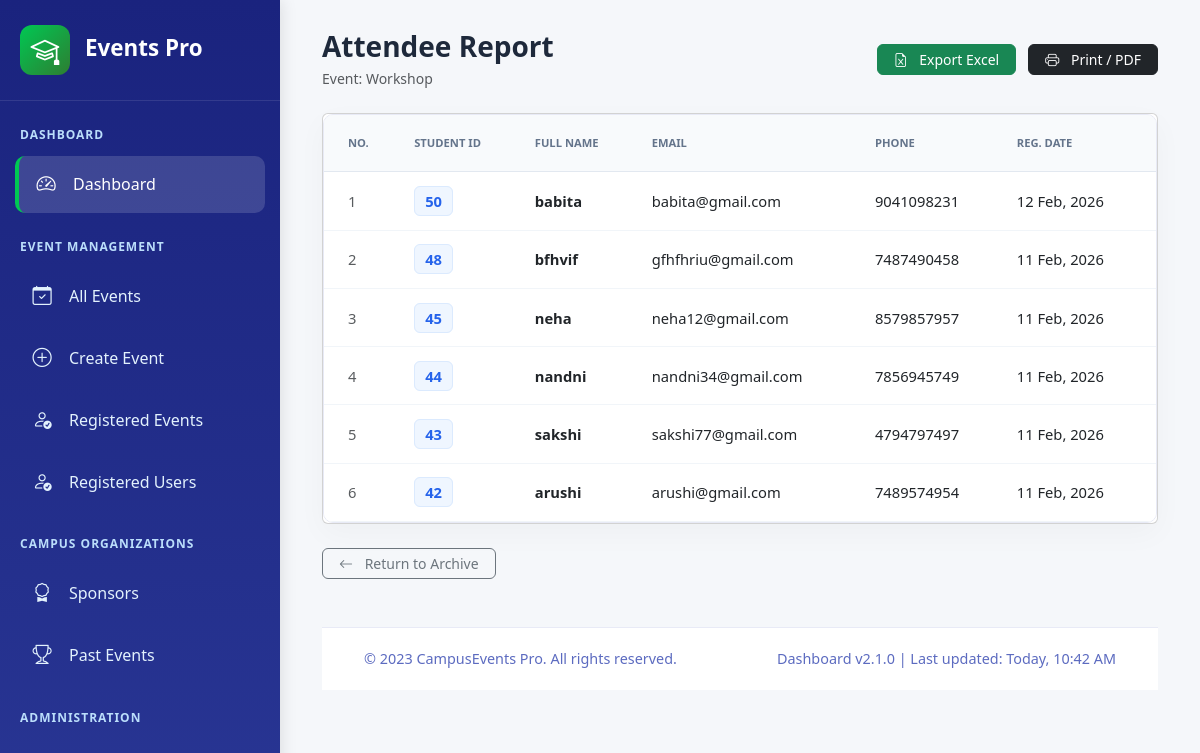
/admin/attendees.php?eid=18, run on the app's committed database.
### tables this page shows
CREATE TABLE `create_events` (
  `id` int(11) NOT NULL,
  `title` varchar(255) NOT NULL,
  `event_type` varchar(255) NOT NULL,
  `description` text NOT NULL,
  `event_image` varchar(255) DEFAULT NULL,
  `start_date` datetime NOT NULL,
  `end_date` datetime NOT NULL,
  `registration_deadline` datetime DEFAULT NULL,
  `vanue` varchar(255) NOT NULL,
  `capacity` int(255) NOT NULL,
  `status` varchar(50) DEFAULT 'upcoming',
  `event_date` date DEFAULT curdate()
);

CREATE TABLE `event_register` (
  `id` int(11) NOT NULL,
  `event_id` int(11) NOT NULL,
  `student_id` int(11) NOT NULL,
  `status` varchar(20) DEFAULT NULL,
  `add_dated` timestamp NOT NULL DEFAULT current_timestamp() ON UPDATE current_timestamp()
);

CREATE TABLE `student` (
  `id` int(11) NOT NULL,
  `Name` varchar(255) NOT NULL,
  `Email` varchar(255) NOT NULL,
  `Password` varchar(255) NOT NULL,
  `Phone` varchar(20) NOT NULL,
  `OTP` varchar(10) NOT NULL,
  `Status` tinyint(11) NOT NULL,
  `Add_dated` datetime(6) NOT NULL
);

### admin/attendees.php (the view, shortened to what this page needs)
<?php
include '../db_config.php';
$eid = mysqli_real_escape_string($conn, $_GET['eid']);
$event_info = mysqli_query($conn, "SELECT event_type, capacity FROM create_events WHERE id = '$eid'");
$event = mysqli_fetch_assoc($event_info);
$attendees_sql = "SELECT er.student_id, er.add_dated as reg_date, s.Name, s.Email, s.Phone
                  FROM event_register er
                  JOIN student s ON er.student_id = s.Id
                  WHERE er.event_id = '$eid'
                  ORDER BY er.id DESC";
$attendees_result = mysqli_query($conn, $attendees_sql);
$total_attendees = mysqli_num_rows($attendees_result);
?>
<!DOCTYPE html>
<html lang="en">
<head>
    <link rel="stylesheet" href="../assets/css/bootstrap.min.css">
    <link rel="stylesheet" href="https://cdn.jsdelivr.net/npm/bootstrap-icons@1.11.3/font/bootstrap-icons.min.css">
</head>
<body>
    <div class="leftbar-wrapper no-print">
        <?php include_once("leftbar.php"); ?>
    </div>
    <div class="main-content">
        <div class="container-fluid">
            <div class="row align-items-center mb-4 no-print">
                <div class="col-md-7">
                    <h2 class="page-title mb-1">Attendee Report</h2>
                    <p class="text-muted small mb-0">Event: <?= htmlspecialchars($event['event_type']) ?></p>
                </div>
                <div class="col-md-5 text-md-end mt-3 mt-md-0">
                    <button onclick="exportTableToExcel('attendeeTable', '<?= $event['event_type'] ?>_Attendees')" class="btn btn-success btn-sm px-3 rounded-2 me-2">
                        <i class="bi bi-file-earmark-excel me-2"></i> Export Excel
                    </button>
                    <button onclick="window.print()" class="btn btn-dark btn-sm px-3 rounded-2">
                        <i class="bi bi-printer me-2"></i> Print / PDF
                    </button>
                </div>
            </div>
            <div class="card main-card" id="printableArea">
                <div class="table-responsive">
                    <table class="table custom-table table-hover mb-0" id="attendeeTable">
                        <thead>
                            <tr>
                                <th class="ps-4">No.</th>
                                <th>Student ID</th>
                                <th>Full Name</th>
                                <th>Email</th>
                                <th>Phone</th>
                                <th class="pe-4">Reg. Date</th>
                            </tr>
                        </thead>
                        <tbody>
                            <?php
                            $count = 1;
                            if($total_attendees > 0):
                                while($row = mysqli_fetch_assoc($attendees_result)):
                            ?>
                            <tr>
                                <td class="ps-4 text-muted"><?= $count++ ?></td>
                                <td><span class="id-badge"><?= $row['student_id'] ?></span></td>
                                <td class="fw-bold text-dark"><?= htmlspecialchars($row['Name']) ?></td>
                                <td><?= htmlspecialchars($row['Email']) ?></td>
                                <td><?= htmlspecialchars($row['Phone']) ?></td>
                                <td class="pe-4"><?= date('d M, Y', strtotime($row['reg_date'])) ?></td>
                            </tr>
                            <?php endwhile; else: ?>
                            <tr><td colspan="6" class="text-center py-5 text-muted">No registrations found.</td></tr>
                            <?php endif; ?>
                        </tbody>
                    </table>
                </div>
            </div>
<div class="mt-4 d-flex justify-content-between align-items-center">
                <a href="past_events.php" class="btn btn-outline-secondary btn-sm px-3 rounded-2">
                    <i class="bi bi-arrow-left me-2"></i> Return to Archive
                </a>
		</div>
            <div class="no-print mt-5">
                <?php include_once("footer.php"); ?>
            </div>
        </div>
    </div>
</body>
</html>

### admin/css/style.css (style rules this page uses)
:root { --primary-color: #1a73e8; --secondary-color: #0d47a1; --accent-color: #00c853; --warning-color: #ff9800; --danger-color: #f44336; --campus-purple: #7b1fa2; --campus-teal: #0097a7; --light-color: #f8f9fa; --dark-color: #212529; --sidebar-width: 280px; --header-height: 70px; --card-shadow: 0 4px 20px rgba(0, 0, 0, 0.08); --transition: all 0.3s cubic-bezier(0.25, 0.8, 0.25, 1); }
* { margin: 0; padding: 0; box-sizing: border-box; }
body { font-family: 'Segoe UI', system-ui, -apple-system, 'Roboto', sans-serif; background-color: #f5f7fa; color: #34495e; overflow-x: hidden; }
.main-content { padding: 30px; flex: 1; }
.table-responsive { border-radius: 10px; overflow: hidden; border: 1px solid #e8eaf6; }
.table thead { background-color: #f5f7fa; }
.table th { font-weight: 700; color: #1a237e; border-bottom: none; padding: 15px; }
.table td { padding: 15px; vertical-align: middle; border-color: #e8eaf6; }
.table-responsive { overflow-x: auto; }
.table { margin-bottom: 0; }
.table th { font-weight: 700; color: #1a237e; border-bottom: none; padding: 15px; white-space: nowrap; }
.table { margin-bottom: 0; border-collapse: separate; border-spacing: 0; }
.table th { font-weight: 700; color: #1a237e; border-bottom: 2px solid #e8eaf6; padding: 16px 20px; white-space: nowrap; position: sticky; top: 0; background-color: #f5f7fa; z-index: 10; }
.table td { padding: 16px 20px; vertical-align: middle; border-bottom: 1px solid #e8eaf6; transition: var(--transition); }
.table tbody tr { transition: var(--transition); }

### admin/attendees.php (style rules this page uses)
body { background-color: #f4f7fb; color: #334155; margin: 0; }
.main-content { margin-left: 280px; padding: 40px; min-height: 100vh; transition: all 0.3s ease; }
.page-title { font-size: 1.75rem; font-weight: 800; color: #1e293b; }
.main-card { border: none; border-radius: 12px; box-shadow: 0 10px 30px rgba(0,0,0,0.03); background: #ffffff; }
.custom-table thead th { background-color: #f8fafc; color: #64748b; font-weight: 700; text-transform: uppercase; font-size: 0.7rem; padding: 1.25rem 1rem; border-bottom: 1px solid #e2e8f0; }
.custom-table tbody td { padding: 1.1rem 1rem; border-bottom: 1px solid #f1f5f9; font-size: 0.92rem; }
.id-badge { background: #eff6ff; color: #2563eb; font-weight: 700; padding: 4px 10px; border-radius: 6px; border: 1px solid #dbeafe; }

### data on the page
create_events: event_type "Workshop"
event_register: student "50", student.Name "babita", student.Email "babita@gmail.com", student.Phone "9041098231", add_dated "12 Feb, 2026"
event_register: student "48", student.Name "bfhvif", student.Email "gfhfhriu@gmail.com", student.Phone "7487490458", add_dated "11 Feb, 2026"
event_register: student "45", student.Name "neha", student.Email "neha12@gmail.com", student.Phone "8579857957", add_dated "11 Feb, 2026"
event_register: student "44", student.Name "nandni", student.Email "nandni34@gmail.com", student.Phone "7856945749", add_dated "11 Feb, 2026"
event_register: student "43", student.Name "sakshi", student.Email "sakshi77@gmail.com", student.Phone "4794797497", add_dated "11 Feb, 2026"
event_register: student "42", student.Name "arushi", student.Email "arushi@gmail.com", student.Phone "7489574954", add_dated "11 Feb, 2026"
